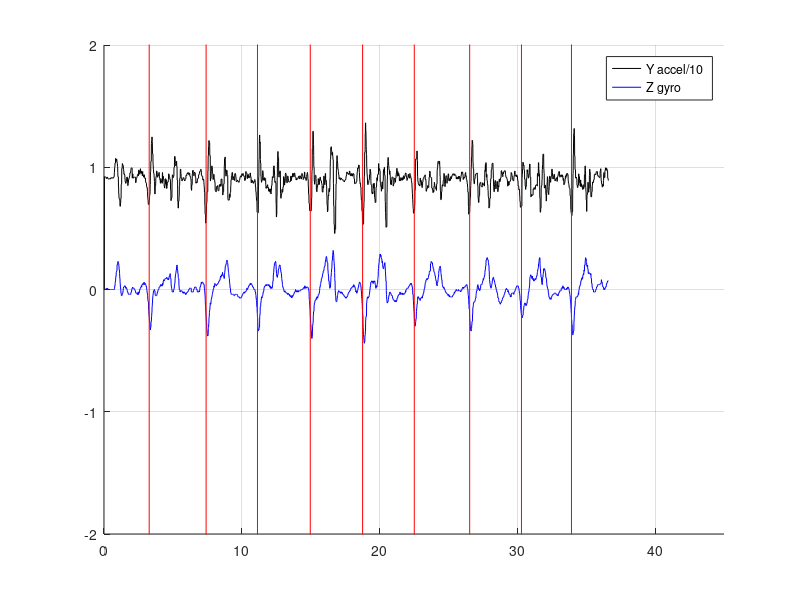

MATLAB code for this plot:
%CatchTiming.m
%Program to test identifying the catch from the sensor data
%December 6th
%Team FrEE SpEEd
%% Read File and parse data
clear all

%M = csvread('WFeather_12_4_18.txt'); % Read in all raw data
M = csvread("10NOFeather.txt");

%Parse Data
xg = M(:,4);    % x gyroscope
yg = M(:,5);    % y gyroscope
zg = M(:,6);    % z gyroscope
ya = M(:,2);

t = linspace(1,length(xg),length(xg))/100; % Generator time vector

%% Method 1: Set High Peak Value For XGyro
state = 0; % waiting for square up to begin
           %= 1; waiting to for squared
           %=2; waiting for oar drop. ready to identify catch

%Step through gyro values and try to identity catch
figure(1)
hold on
grid on
axis([0, 45, -2, 2])
plot(t, ya/10, 'k-', t, zg, 'b-')
num=0;


newstate=0;
timeChange=0;

for i=1:length(t)
    %plot(t(i),xg(i),'b.', t(i), zg(i), 'r.');
    %drawnow
     
%     if (xg(i)>2) && (state==0)
%          state = 1; 
%         plot([t(i),t(i)],[-8,6],'b-')
%          drawnow
%     end
%     
%     
%     if (xg(i)<=0) && (state==1)
%         plot([t(i),t(i)],[-8,6],'g-')
%          drawnow
%         state = 2; 
%     end
%      
%      %identifies catch
%      if (zg(i)<=-0.2) && (state==2)
%          num=num+1;
%          plot([t(i),t(i)],[-8,6],'r-')
%          drawnow
%          state=0;
%      end
    
    if(newstate==0) %%not ready for catch
        timeChange=timeChange+1;
        if(timeChange>(length(t)/36)*1)
            newstate=1;
            timeChange=0;
        end
    
        %%newstate=1, ready for catch
    elseif(newstate==1 && ya(i)<10 && zg(i)<-0.2)
         plot([t(i),t(i)],[-8,6],'r-')
         drawnow
         newstate=0;
         num=num+1
    end
    
end

legend('Y accel/10', 'Z gyro');
hold off
%This method is not robust enough to deal with data outliers
%Is the catch at the right point?
%Worried about the accrual of time errors. Eventually should do analysis to
%combine all source of time error and determine accuracy of the system as a
%whole. 
%% Method 2: Maintain Value for sustained period of time

%% Method 3: Check Average Value
